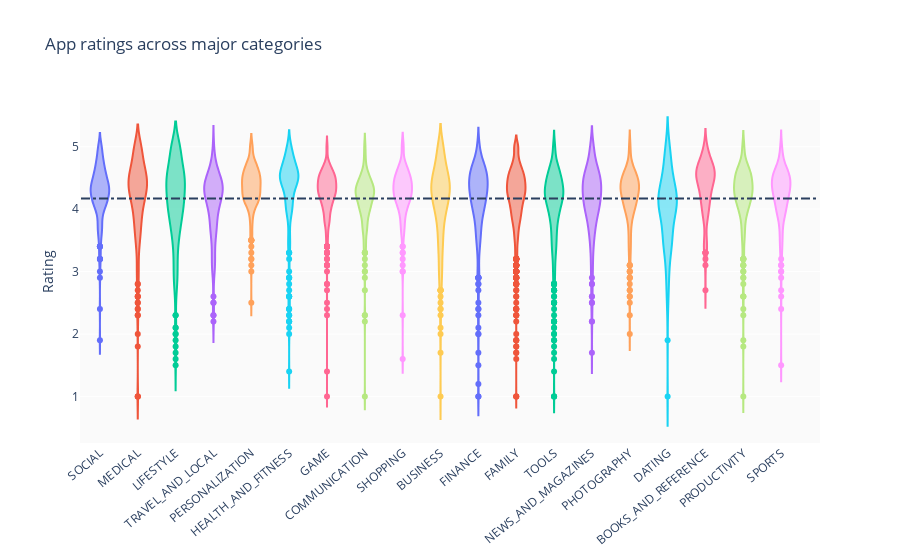

Source (notebook cell):
### Markdown cell above
# Best performing categories

### Code cell
groups = df.groupby('Category').filter(lambda x: len(x) >= 170).reset_index()
#print(type(groups.item.['BUSINESS']))
print('Average rating = ', np.nanmean(list(groups.Rating)))
#print(len(groups.loc[df.Category == 'DATING']))
c = ['hsl('+str(h)+',50%'+',50%)' for h in np.linspace(0, 720, len(set(groups.Category)))]


#df_sorted = df.groupby('Category').agg({'Rating':'median'}).reset_index().sort_values(by='Rating', ascending=False)
#print(df_sorted)

layout = {'title' : 'App ratings across major categories',
        'xaxis': {'tickangle':-40},
        'yaxis': {'title': 'Rating'},
          'plot_bgcolor': 'rgb(250,250,250)',
          'shapes': [{
              'type' :'line',
              'x0': -.5,
              'y0': np.nanmean(list(groups.Rating)),
              'x1': 19,
              'y1': np.nanmean(list(groups.Rating)),
              'line': { 'dash': 'dashdot'}
          }]
          }

data = [{
    'y': df.loc[df.Category==category]['Rating'], 
    'type':'violin',
    'name' : category,
    'showlegend':False,
    #'marker': {'color': 'Set2'},
    } for i,category in enumerate(list(set(groups.Category)))]



plotly.offline.iplot({'data': data, 'layout': layout})

### Figure 1 — Plotly figure (JSON) as saved in the notebook; plotly's stock layout.template omitted (floating-point values rounded to 4 significant figures; data arrays with more than 128 entries replaced by an {"elided": "..."} marker saying what was removed)
{"data": [{"name": "SOCIAL", "showlegend": false, "type": "violin", "y": {"elided": "239 float values"}}, {"name": "MEDICAL", "showlegend": false, "type": "violin", "y": {"elided": "395 float values"}}, {"name": "LIFESTYLE", "showlegend": false, "type": "violin", "y": {"elided": "369 float values"}}, {"name": "TRAVEL_AND_LOCAL", "showlegend": false, "type": "violin", "y": {"elided": "219 float values"}}, {"name": "PERSONALIZATION", "showlegend": false, "type": "violin", "y": {"elided": "376 float values"}}, {"name": "HEALTH_AND_FITNESS", "showlegend": false, "type": "violin", "y": {"elided": "288 float values"}}, {"name": "GAME", "showlegend": false, "type": "violin", "y": {"elided": "959 float values"}}, {"name": "COMMUNICATION", "showlegend": false, "type": "violin", "y": {"elided": "315 float values"}}, {"name": "SHOPPING", "showlegend": false, "type": "violin", "y": {"elided": "202 float values"}}, {"name": "BUSINESS", "showlegend": false, "type": "violin", "y": {"elided": "420 float values"}}, {"name": "FINANCE", "showlegend": false, "type": "violin", "y": {"elided": "345 float values"}}, {"name": "FAMILY", "showlegend": false, "type": "violin", "y": {"elided": "1832 float values"}}, {"name": "TOOLS", "showlegend": false, "type": "violin", "y": {"elided": "827 float values"}}, {"name": "NEWS_AND_MAGAZINES", "showlegend": false, "type": "violin", "y": {"elided": "254 float values"}}, {"name": "PHOTOGRAPHY", "showlegend": false, "type": "violin", "y": {"elided": "281 float values"}}, {"name": "DATING", "showlegend": false, "type": "violin", "y": {"elided": "171 float values"}}, {"name": "BOOKS_AND_REFERENCE", "showlegend": false, "type": "violin", "y": {"elided": "222 float values"}}, {"name": "PRODUCTIVITY", "showlegend": false, "type": "violin", "y": {"elided": "374 float values"}}, {"name": "SPORTS", "showlegend": false, "type": "violin", "y": {"elided": "325 float values"}}], "layout": {"plot_bgcolor": "rgb(250,250,250)", "shapes": [{"line": {"dash": "dashdot"}, "type": "line", "x0": -0.5, "x1": 19, "y0": 4.17, "y1": 4.17}], "title": {"text": "App ratings across major categories"}, "xaxis": {"tickangle": -40}, "yaxis": {"title": {"text": "Rating"}}}}
